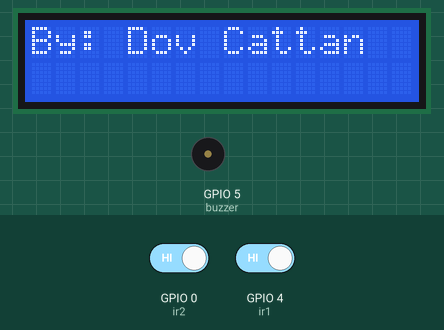
The sketch below on a simulated ESP32. Shown: 16×2 character LCD, buzzer (waves = sounding, pin HIGH). The test bench sets the inputs (shaded band); at power-on: GPIO 0 (ir2) HIGH, GPIO 4 (ir1) HIGH.

Above: at 2.1 s.
At 5.2 s:
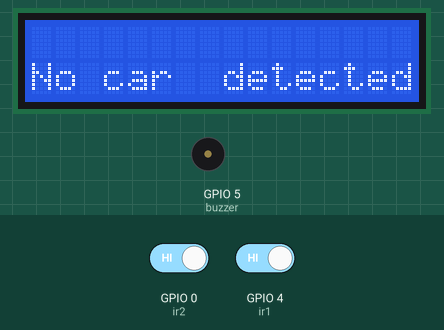
5.3 s: GPIO 0 (ir2) driven LOW
At 6.1 s:
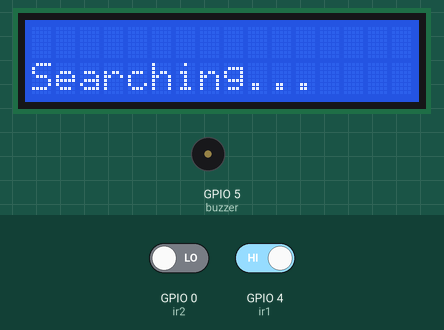
6.8 s: GPIO 4 (ir1) driven LOW
At 7.4 s:
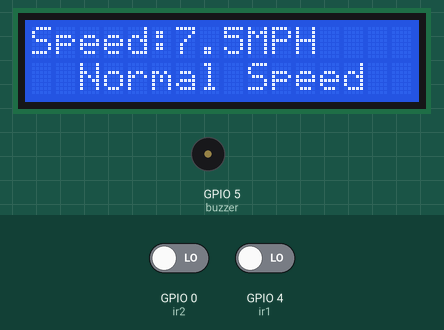
8.3 s: GPIO 0 (ir2) driven HIGH
At 11.0 s:
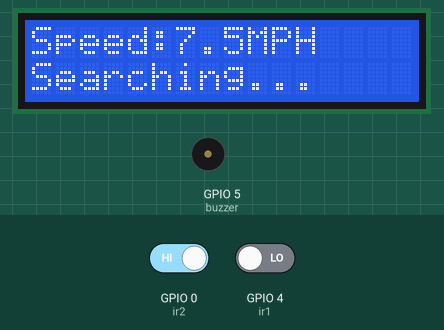
Timing chart, 0 to 12.5 s (numbered marks = the images above; inputs shaded):
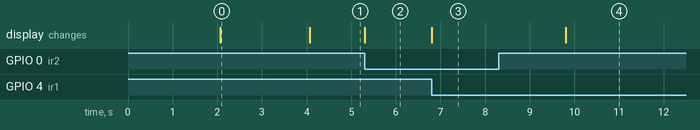

Measured:
- after the input at 5.3 s, the display: changes at once (image 2)
- after the input at 6.8 s, the display: changes at once (image 3)
- after the input at 8.3 s, GPIO 5 (buzzer): stays LOW (without the input it goes to HIGH after 1.5 s); the display: changes after 1.5 s (image 4)
- what the display in image 0 shows lasts 2.0 s, from 2.1 s to 4.1 s

The sketch:

ir_car_speed_detector_code.ino
```cpp
/*Code was made for Arduino by https://github.com/embeddedlab786
and then edited by me to be used for the ESP32 MCU and TCRT5000 IR Sensor*/
#include <LiquidCrystal.h>

// initialize the library with the numbers of the interface pins
LiquidCrystal lcd(19, 23, 18, 17, 16, 15);

int clock1;
int clock2;

float Time;

int flag1 = 0;
int flag2 = 0;

float distance = 5.0;
float speed;

int ir1 = 4;
int ir2 = 0;

int buzzer = 5;

void setup(){
  pinMode(ir1, INPUT);
  pinMode(ir2, INPUT);
  pinMode(buzzer, OUTPUT);

  lcd.begin(16,2);
  lcd.clear();
  lcd.setCursor(0,0);
  lcd.print(" IR Car Speed");
  lcd.setCursor(0,1);
  lcd.print("   Detector");
  delay(2000);
  lcd.clear();
  lcd.setCursor(0,0);
  lcd.print("By: Dov Cattan");
  delay(2000);
  lcd.clear();
}

void loop() {
if(digitalRead (ir1) == LOW && flag1==0){clock1 = millis(); flag1=1;}

if(digitalRead (ir2) == LOW && flag2==0){clock2 = millis(); flag2=1;}

if (flag1==1 && flag2==1){
     if(clock1 > clock2){Time = clock1 - clock2;}
else if(clock2 > clock1){Time = clock2 - clock1;}
 Time=Time/1000;//convert milliseconds to seconds
 speed=(distance/Time);//v=d/t
 speed=speed*3600;//multiply by seconds per hr
 speed=speed/1000;//division by meters per Km
 speed=speed*0.6213711922;// multiply to get miles per hour
}

if(speed==0){
lcd.setCursor(0, 1);
if(flag1==0 && flag2==0){lcd.print("No car  detected");}
                    else{lcd.print("Searching...    ");}
}
else{
    lcd.clear();
    lcd.setCursor(0, 0);
    lcd.print("Speed:");
    lcd.print(speed,1);
    lcd.print("MPH");
    lcd.setCursor(0, 1);
  if(speed > 50){lcd.print("  Over Speeding  "); digitalWrite(buzzer, HIGH);}
            else{lcd.print("  Normal Speed   "); }
    delay(3000);
    digitalWrite(buzzer, LOW);
    speed = 0;
    flag1 = 0;
    flag2 = 0;
 }
}
```
